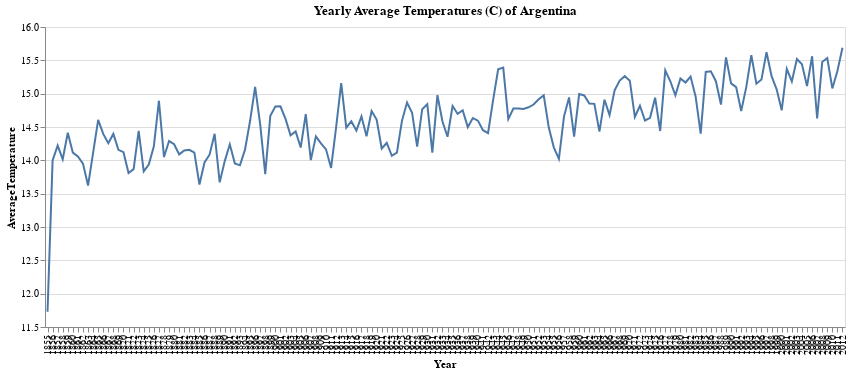

Source (notebook cell):
### Code cell
location = 'Argentina'
temps = get_yearly_temps(location)

# Line plot using Altair
alt.Chart(temps).mark_line().encode(
    x = 'Year:O',
    y = alt.Y('AverageTemperature', scale=alt.Scale(zero=False))
).properties(
    title = 'Yearly Average Temperatures (C) of ' + location,
    width = 800
)

### Figure 1 — Vega-Lite specification as saved in the notebook (floating-point values rounded to 4 significant figures; data arrays with more than 128 entries replaced by an {"elided": "..."} marker saying what was removed)
{"config": {"view": {"continuousWidth": 400, "continuousHeight": 300}}, "data": {"name": "data-1098296ca867c717abf4c27e2ab0fa17"}, "mark": "line", "encoding": {"x": {"type": "ordinal", "field": "Year"}, "y": {"type": "quantitative", "field": "AverageTemperature", "scale": {"zero": false}}}, "title": "Yearly Average Temperatures (C) of Argentina", "width": 800, "$schema": "https://vega.github.io/schema/vega-lite/v4.0.2.json", "datasets": {"data-1098296ca867c717abf4c27e2ab0fa17": {"elided": "158 records"}}}
